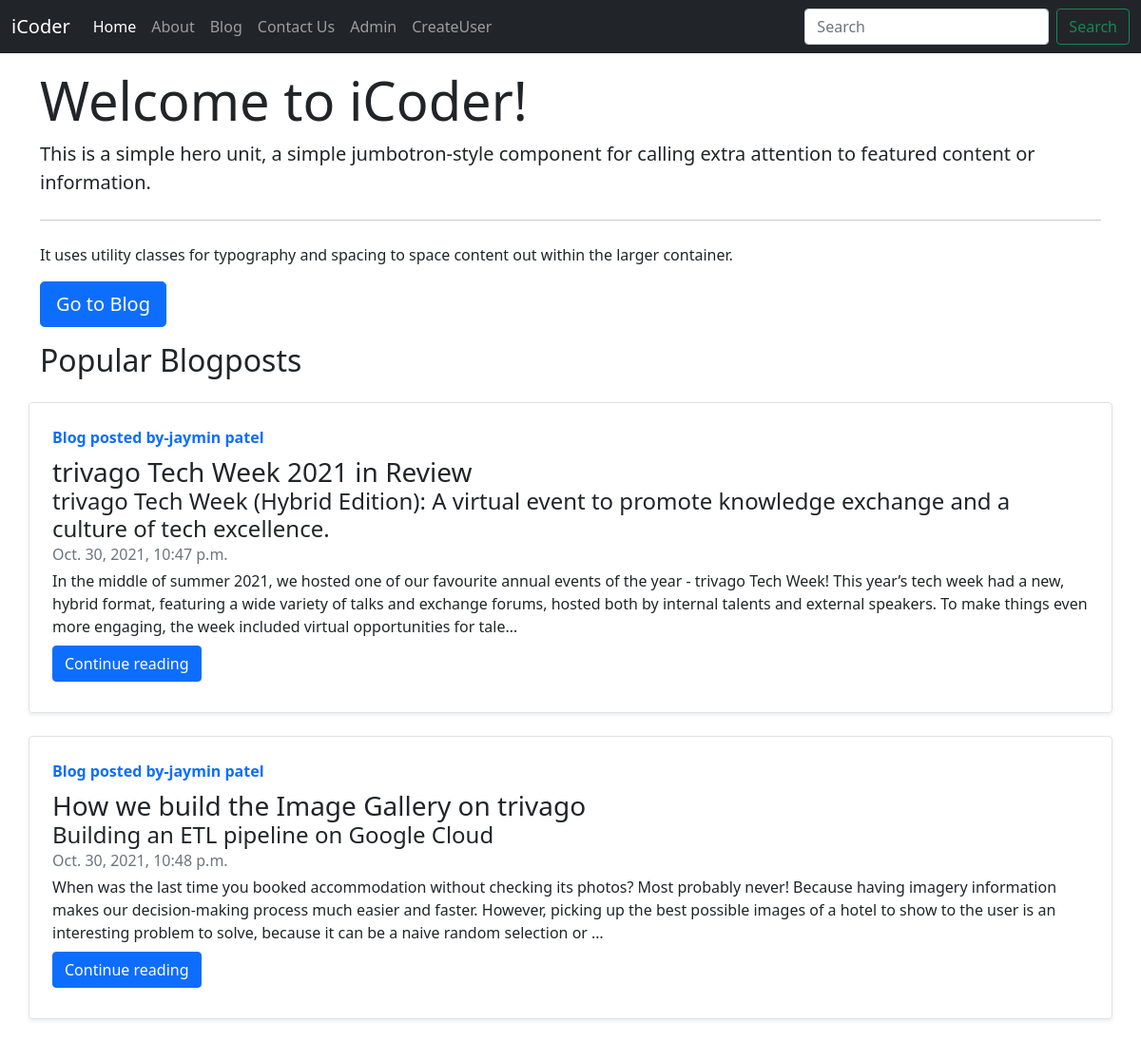
The page / on the database its author committed.
### blog/models.py (models this page shows, shortened)
class Post(models.Model):
    sno= models.AutoField(primary_key=True)
    title= models.CharField(max_length=250)
    stitle= models.CharField(max_length=300)
    author= models.CharField(max_length=100)
    content= models.TextField()
    slug=models.CharField(max_length=130)
    timeStamp=models.DateTimeField(blank=True)

### home/views.py (the view)
# urls.py: path('',views.home, name='home' ),
def home(request):
    allpost=Post.objects.all()
    context={'allpost':allpost}
    return render(request,'home/home.html',context)

### templates/home/home.html (shortened to what this page needs)
{% extends 'base.html' %}
{% block homeactive %}active{% endblock homeactive %}
{% block body %}
<div class="container">
    <div class="jumbotron my-3">
        <h1 class="display-4">Welcome to iCoder!</h1>
        <p class="lead">This is a simple hero unit, a simple jumbotron-style component for calling extra attention to
            featured content or information.</p>
        <hr class="my-4">
        <p>It uses utility classes for typography and spacing to space content out within the larger container.</p>
        <a class="btn btn-primary btn-lg" href="/blog" role="button">Go to Blog</a>
    </div>
</div>
<div class="container">
    <h2>Popular Blogposts</h2>
    {% for post in allpost %}
    <div
        class="row no-gutters border rounded overflow-hidden flex-md-row mb-4 shadow-sm h-md-250 my-4 position-relative">
        <div class="col p-4 d-flex flex-column position-static">
            <strong class="d-inline-block mb-2 text-primary">Blog posted by-{{post.author}}</strong>
            <h3 class="mb-0">{{post.title}}</h3>
            <h4 class="mb-0">{{post.stitle}}</h4>
            <div class="mb-1 text-muted">{{post.timeStamp}}</div>
            <p class="card-text mb-auto">{{post.content|truncatechars:350}}</p>
            <div class="my-2">
                <a href="/blog/{{post.slug}}" role="button" class="btn btn-primary">Continue reading</a>
            </div>
        </div>
    </div>
    {% endfor %}
</div>
{% endblock body %}

### templates/base.html (shortened to what this page needs)
<!doctype html>
<html lang="en">
<head>
  <link href="https://cdn.jsdelivr.net/npm/bootstrap@5.1.3/dist/css/bootstrap.min.css" rel="stylesheet"
>
</head>
<body>
  <nav class="navbar navbar-expand-lg navbar-dark bg-dark">
    <div class="container-fluid">
      <a class="navbar-brand" href="/">iCoder</a>
      <div class="collapse navbar-collapse" id="navbarSupportedContent">
        <ul class="navbar-nav me-auto mb-2 mb-lg-0">
          <li class="nav-item">
            <a class="nav-link {% block homeactive %}{% endblock homeactive %}" aria-current="page" href="/">Home</a>
          </li>
          <li class="nav-item">
            <a class="nav-link {% block aboutactive %}{% endblock aboutactive %}" href="/about">About</a>
          </li>
          <li class="nav-item">
            <a class="nav-link {% block blogactive %}{% endblock blogactive %}" href="/blog">Blog</a>
          </li>
          <li class="nav-item">
            <a class="nav-link {% block contactactive %}{% endblock contactactive %}" href="/contact">Contact Us</a>
          </li>
          <li class="nav-item">
            <a class="nav-link" href="/admin" target="_blank">Admin</a>
          </li>
          <li class="nav-item">
            <a class="nav-link {% block createtactive %}{% endblock createtactive %}" href="/create">CreateUser</a>
          </li>
        </ul>
        <form method="get" action="/search" class="d-flex">
          <input class="form-control me-2" type="search" placeholder="Search" aria-label="Search" name="query"
            id="query">
          <button class="btn btn-outline-success" type="submit">Search</button>
        </form>
      </div>
    </div>
  </nav>
  {% block body %}{% endblock body %}
</body>
</html>

### rows shown on the page
Post: author "jaymin patel", title "trivago Tech Week 2021 in Review", stitle "trivago Tech Week (Hybrid Edition): A virtual event to promote knowledge exchange and a culture of tech excellence.", timeStamp "Oct. 30, 2021, 10:47 p.m.", content "In the middle of summer 2021, we hosted one of our favourite annual events of the year - trivago Tech Week! This year’s tech week had a new, hybrid format, featuring a wide variety of talks and exchange forums, hosted both by internal talents and external speakers. To make things even more engaging, the week included virtual opportunities for tale…"
Post: author "jaymin patel", title "How we build the Image Gallery on trivago", stitle "Building an ETL pipeline on Google Cloud", timeStamp "Oct. 30, 2021, 10:48 p.m.", content "When was the last time you booked accommodation without checking its photos? Most probably never! Because having imagery information makes our decision-making process much easier and faster. However, picking up the best possible images of a hotel to show to the user is an interesting problem to solve, because it can be a naive random selection or …"
